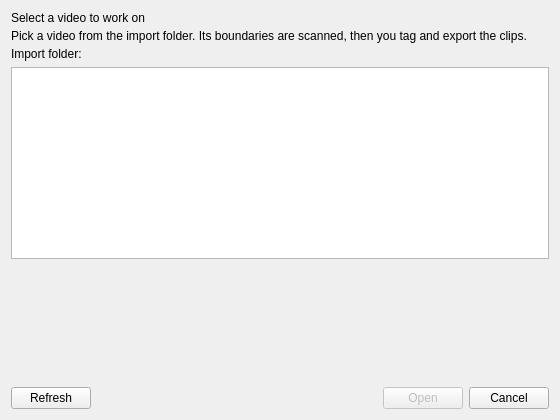
<?xml version="1.0" encoding="UTF-8"?>
<ui version="4.0">
 <class>PickerWindow</class>
 <widget class="QWidget" name="PickerWindow">
  <property name="geometry">
   <rect>
    <x>0</x>
    <y>0</y>
    <width>560</width>
    <height>420</height>
   </rect>
  </property>
  <property name="minimumSize">
   <size>
    <width>480</width>
    <height>360</height>
   </size>
  </property>
  <property name="windowTitle">
   <string>Select a video - CommCut</string>
  </property>
  <layout class="QVBoxLayout" name="verticalLayout">
   <item>
    <layout class="QVBoxLayout" name="verticalLayoutIntro">
     <property name="spacing">
      <number>4</number>
     </property>
     <item>
      <widget class="QLabel" name="labelTitle">
       <property name="text">
        <string>Select a video to work on</string>
       </property>
      </widget>
     </item>
     <item>
      <widget class="QLabel" name="labelHint">
       <property name="text">
        <string>Pick a video from the import folder. Its boundaries are scanned, then you tag and export the clips.</string>
       </property>
       <property name="wordWrap">
        <bool>true</bool>
       </property>
      </widget>
     </item>
     <item>
      <widget class="QLabel" name="labelFolder">
       <property name="text">
        <string>Import folder:</string>
       </property>
       <property name="textInteractionFlags">
        <set>Qt::TextInteractionFlag::TextSelectableByMouse</set>
       </property>
      </widget>
     </item>
    </layout>
   </item>
   <item>
    <widget class="QListWidget" name="listVideos">
     <property name="alternatingRowColors">
      <bool>true</bool>
     </property>
     <property name="selectionMode">
      <enum>QAbstractItemView::SelectionMode::SingleSelection</enum>
     </property>
    </widget>
   </item>
   <item>
    <widget class="QLabel" name="labelStatus">
     <property name="text">
      <string/>
     </property>
     <property name="wordWrap">
      <bool>true</bool>
     </property>
    </widget>
   </item>
   <item>
    <spacer name="verticalSpacer">
     <property name="orientation">
      <enum>Qt::Orientation::Vertical</enum>
     </property>
     <property name="sizeHint" stdset="0">
      <size>
       <width>20</width>
       <height>8</height>
      </size>
     </property>
    </spacer>
   </item>
   <item>
    <layout class="QHBoxLayout" name="horizontalLayout">
     <item>
      <widget class="QPushButton" name="refreshButton">
       <property name="toolTip">
        <string>Look again - use this after adding a video to the import folder</string>
       </property>
       <property name="text">
        <string>Refresh</string>
       </property>
      </widget>
     </item>
     <item>
      <spacer name="horizontalSpacer">
       <property name="orientation">
        <enum>Qt::Orientation::Horizontal</enum>
       </property>
       <property name="sizeHint" stdset="0">
        <size>
         <width>40</width>
         <height>20</height>
        </size>
       </property>
      </spacer>
     </item>
     <item>
      <widget class="QPushButton" name="openButton">
       <property name="text">
        <string>Open</string>
       </property>
       <property name="enabled">
        <bool>false</bool>
       </property>
      </widget>
     </item>
     <item>
      <widget class="QPushButton" name="cancelButton">
       <property name="text">
        <string>Cancel</string>
       </property>
      </widget>
     </item>
    </layout>
   </item>
  </layout>
 </widget>
 <resources/>
 <connections/>
</ui>
